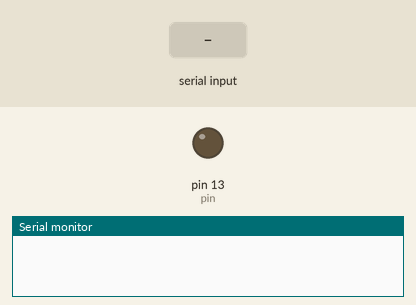
Simulated run of this sketch. Board: Arduino Uno, built with avr-gcc and run on an emulated ATmega328P. Shown: output pins drawn as LEDs (lit = HIGH), the last lines printed to the serial monitor. Inputs (shaded band) come from the test bench.

Above: at 1.2 s.
1.3 s: "H" received over Serial
At 2.5 s:
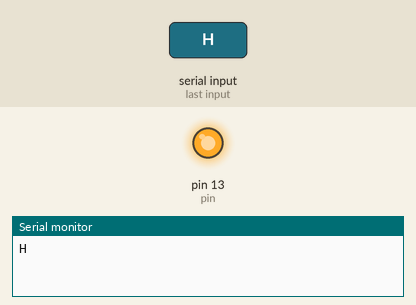
2.8 s: "L" received over Serial
At 3.8 s:
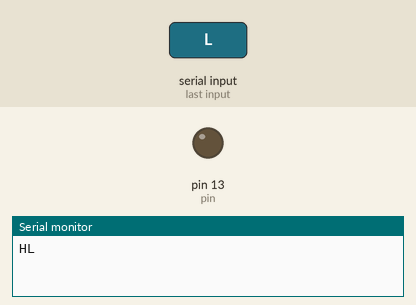
Timing chart, 0 to 5.8 s (numbered marks = the images above; inputs shaded):
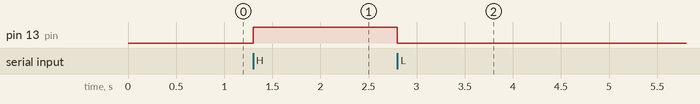

The sketch:

Receiver.ino
```cpp
char data;
const int pin = 13;

void setup() {
  Serial.begin(115200);
  pinMode(pin,OUTPUT);
  }

void loop() {
  // put your main code here, to run repeatedly:
  while(Serial.available()>0){
    data = Serial.read();
    Serial.print(data);
    if(data == 'H'){
      digitalWrite(pin,HIGH);
      delay(1000);
    }
    if(data == 'L'){
      digitalWrite(pin,LOW);
      delay(1000);
    }
  }

}
```

Measured:
- after the input at 1.3 s, pin 13 (pin): LOW → HIGH at once
- after the input at 2.8 s, pin 13 (pin): HIGH → LOW at once
